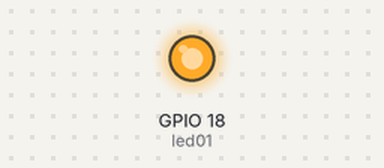
The program below on a simulated Raspberry Pi (BCM pin numbers). On the bench: output pins drawn as LEDs (lit = HIGH). At 2.0 s the program stops and its outputs stay as they are.

Above: at 0.1 s.
At 2.1 s:
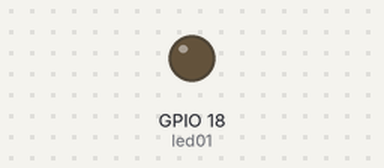
Timing chart, 0 to 3.5 s (numbered marks = the images above):
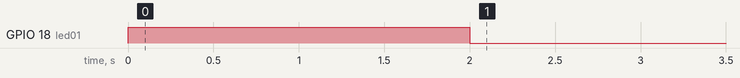

Measured:
- by itself, GPIO 18 (led01): LOW → HIGH at 0.00 s, → LOW 2.0 s later

The program:

blink.py
```python
#!/usr/bin/env python3
# https://learn.sparkfun.com/tutorials/raspberry-gpio/python-rpigpio-example

# External module imports
import RPi.GPIO as GPIO
import time

# Pin Definitons:
led01 = 18

# Pin Setup:
GPIO.setmode(GPIO.BCM) # Broadcom pin-numbering scheme

GPIO.setup(led01, GPIO.OUT) # LED pin set as output

# Initial state for LEDs:
GPIO.output(led01, GPIO.LOW)
GPIO.output(led01,GPIO.HIGH)
time.sleep(2)
GPIO.output(led01,GPIO.LOW)
GPIO.cleanup() # cleanup all GPIO

# so now, using this code as and example, add another led pin and light
# 1 light for 2 seconds, then light the other light for 2 seconds then end the
# program.
```
